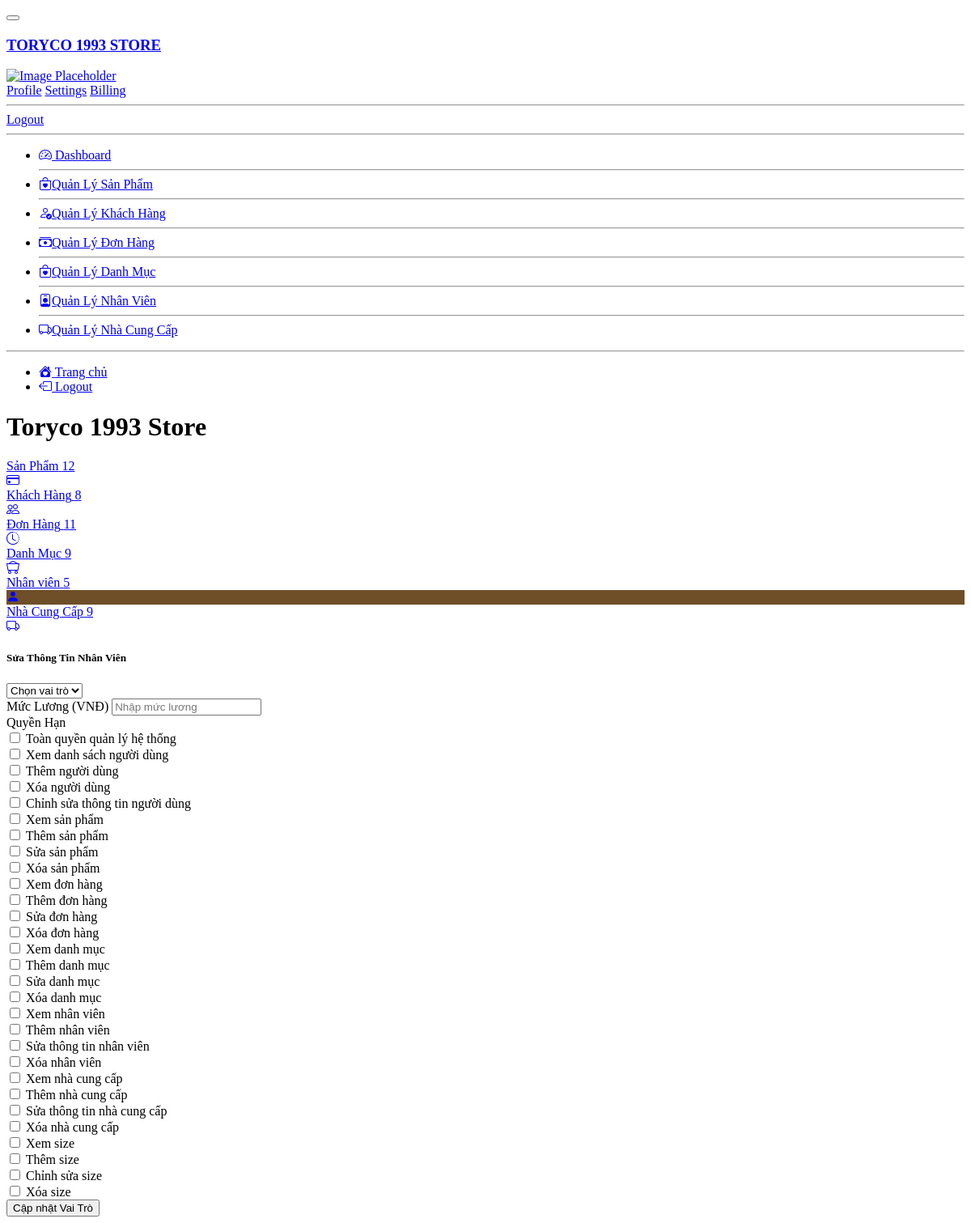
Page /Admin/staff/edit.php on the committed database.
### tables this page shows
CREATE TABLE `permissions` (
  `id_permission` int(11) NOT NULL,
  `permission_name` varchar(100) NOT NULL,
  `des_permissions` varchar(255) NOT NULL
);

### Admin/database/dbhelper.php (called while the page is built, shortened)
<?php
function executeResult($sql)
{
	$con = mysqli_connect(HOST, USERNAME, PASSWORD, DATABASE);
  	mysqli_set_charset($con, 'UTF8');
	$result = mysqli_query($con, $sql);
	$data   = [];
	while ($row = mysqli_fetch_array($result, 1)) {
		$data[] = $row;
	}
	return $data;
}

### Admin/staff/edit.php (the view, shortened to what this page needs)
<?php
require_once('../database/dbhelper.php');
?>
<!DOCTYPE html>
<html lang="en" >
<head>
  <link rel="stylesheet" href="../css/style.css">
  <link href="https://cdn.jsdelivr.net/npm/@sweetalert2/theme-dark@4/dark.css" rel="stylesheet">
  <link rel="stylesheet" href="../public/css/hover.css">
</head>
<body>
<div class="d-flex flex-column flex-lg-row h-lg-full bg-surface-secondary">
    <nav class="navbar show navbar-vertical h-lg-screen navbar-expand-lg px-0 py-3 navbar-light bg-white border-bottom border-bottom-lg-0 border-end-lg" id="navbarVertical">
        <div class="container-fluid">
            <button class="navbar-toggler ms-n2" type="button" data-bs-toggle="collapse" data-bs-target="#sidebarCollapse" aria-controls="sidebarCollapse" aria-expanded="false" aria-label="Toggle navigation">
            </button>
            <a class="navbar-brand py-lg-2 mb-lg-5 px-lg-6 me-0" href="#">
                <h3 class="text-success"><span class="text-info">TORYCO 1993 </span>STORE</h3>
            </a>
            <div class="navbar-user d-lg-none">
                <div class="dropdown">
                    <a href="#" id="sidebarAvatar" role="button" data-bs-toggle="dropdown" aria-haspopup="true" aria-expanded="false">
                        <div class="avatar-parent-child">
                            <img alt="Image Placeholder" src="https://images.unsplash.com/photo-1548142813-c348350df52b?ixlib=rb-1.2.1&ixid=eyJhcHBfaWQiOjEyMDd9&auto=format&fit=facearea&facepad=3&w=256&h=256&q=80" class="avatar avatar- rounded-circle">
                        </div>
                    </a>
                    <div class="dropdown-menu dropdown-menu-end" aria-labelledby="sidebarAvatar">
                        <a href="#" class="dropdown-item">Profile</a>
                        <a href="#" class="dropdown-item">Settings</a>
                        <a href="#" class="dropdown-item">Billing</a>
                        <hr class="dropdown-divider">
                        <a href="/Main/logout.php" class="dropdown-item">Logout</a>
                    </div>
                </div>
            </div>
            <hr class="navbar-divider my-18 opacity-20">
            <div class="collapse navbar-collapse" id="sidebarCollapse">
                <ul class="navbar-nav">
                    <li class="nav-item">
                        <a class="nav-link" href="../index.php">
                            <i class="bi bi-speedometer2"></i> Dashboard
                        </a>
                    </li>
                    <hr class="navbar-divider my-3 opacity-20">
                    <li class="nav-item">
                        <a class="nav-link" href="../product/index.php">
                            <i class="bi bi-bag-heart"></i>Quản Lý Sản Phẩm
                        </a>
                    </li>
                    <hr class="navbar-divider my-3 opacity-20">
                    <li class="nav-item">
                        <a class="nav-link" href="../user/index.php">
                            <i class="bi bi-person-check"></i>Quản Lý Khách Hàng
                        </a>
                    </li>
                    <hr class="navbar-divider my-3 opacity-20">
                    <li class="nav-item">
                        <a class="nav-link" href="../order.php">
                            <i class="bi bi-cash-stack"></i>Quản Lý Đơn Hàng
                        </a>
                    </li>
                    <hr class="navbar-divider my-3 opacity-20">
                    <li class="nav-item">
                        <a class="nav-link" href="../category/index.php">
                            <i class="bi bi-bag-heart"></i>Quản Lý Danh Mục
                        </a>
                    </li>
                    <hr class="navbar-divider my-3 opacity-20">
                    <li class="nav-item">
                        <a class="nav-link" href="../staff/index.php">
                            <i class="bi bi-person-badge"></i>Quản Lý Nhân Viên
                        </a>
                    </li>
                    <hr class="navbar-divider my-3 opacity-20">
                    <li class="nav-item">
                        <a class="nav-link" href="../supplier/index.php">
                            <i class="bi bi-truck"></i>Quản Lý Nhà Cung Cấp
                        </a>
                    </li>
                </ul>
                <hr class="navbar-divider my-18 opacity-20">
                <ul class="navbar-nav">
                    <li class="nav-item">
                        <a class="nav-link" href="/Main/index.php">
                            <i class="bi bi-house-heart-fill"></i></i> Trang chủ
                        </a>
                    </li>
                    <li class="nav-item">
                        <a class="nav-link" href="/Main/logout.php" onclick="return confirm('Are you sure you want to logout?')">
                            <i class="bi bi-box-arrow-left"></i> Logout
                        </a>
                    </li>
                </ul>
            </div>
        </div>
    </nav>
    <div class="h-screen flex-grow-1 overflow-y-lg-auto">
        <header class="bg-surface-primary border-bottom pt-6">
            <div class="container-fluid">
                <div class="mb-npx">
                    <div class="row align-items-center">
                        <div class="col-sm-6 col-12 mb-4 mb-sm-0">
                            <h1 class="h2 mb-0 ls-tight"> Toryco 1993 Store</h1>
                        </div>
                    </div>
                </div>
            </div>
        </header>
        <main class="py-6 bg-surface-secondary">
            <div class="container-fluid">
                <div class="row g-6 mb-6">
                    <div class="col-xl-3 col-sm-6 col-12">
                    <a href="../product/index.php" class="card shadow border-0 clickable-card">
                        <div class="card-body">
                            <div class="row">
                                <div class="col">
                                    <span class="h6 font-semibold text-muted text-sm d-block mb-2">Sản Phẩm</span>
                                    <span class="h3 font-bold mb-0">
                                        <?php
                                            $sql = "SELECT * FROM `product`";
                                            $conn = mysqli_connect(HOST, USERNAME, PASSWORD, DATABASE);
                                            $result = mysqli_query($conn, $sql);
                                            echo '<span>' . mysqli_num_rows($result) . '</span>';
                                        ?>
                                    </span>
                                </div>
                                <div class="col-auto">
                                    <div class="icon icon-shape bg-tertiary text-white text-lg rounded-circle">
                                        <i class="bi bi-credit-card"></i>
                                    </div>
                                </div>
                            </div>
                        </div>
                    </a>
                </div>
                <div class="col-xl-3 col-sm-6 col-12">
                    <a href="../user/index.php" class="card shadow border-0 clickable-card">
                        <div class="card-body">
                            <div class="row">
                                <div class="col">
                                    <span class="h6 font-semibold text-muted text-sm d-block mb-2">Khách Hàng</span>
                                    <span class="h3 font-bold mb-0">
                                        <?php
                                            $sql = "SELECT * FROM `user` WHERE role IS NULL OR role = 0";
                                            $conn = mysqli_connect(HOST, USERNAME, PASSWORD, DATABASE);
                                            $result = mysqli_query($conn, $sql);
                                            echo '<span>' . mysqli_num_rows($result) . '</span>';
                                        ?>
                                    </span>
                                </div>
                                <div class="col-auto">
                                    <div class="icon icon-shape bg-primary text-white text-lg rounded-circle">
                                        <i class="bi bi-people"></i>
                                    </div>
                                </div>
                            </div>
                        </div>
                    </a>
                </div>
                <div class="col-xl-3 col-sm-6 col-12">
                <a href="../orders/index.php" class="card shadow border-0 clickable-card">
                    <div class="card-body">
                        <div class="row">
                            <div class="col">
                                <span class="h6 font-semibold text-muted text-sm d-block mb-2">Đơn Hàng</span>
                                <span class="h3 font-bold mb-0">
                                    <?php
                                        $sql = "SELECT * FROM `order_details`";
                                        $conn = mysqli_connect(HOST, USERNAME, PASSWORD, DATABASE);
                                        $result = mysqli_query($conn, $sql);
                                        echo '<span>' . mysqli_num_rows($result) . '</span>';
                                    ?>
                                </span>
                            </div>
                            <div class="col-auto">
                                <div class="icon icon-shape bg-info text-white text-lg rounded-circle">
                                    <i class="bi bi-clock-history"></i>
                                </div>
                            </div>
                        </div>
                    </div>
                </a>
            </div>
            <div class="col-xl-3 col-sm-6 col-12">
                <a href="../category/index.php" class="card shadow border-0 clickable-card">
                    <div class="card-body">
                        <div class="row">
                            <div class="col">
                                <span class="h6 font-semibold text-muted text-sm d-block mb-2">Danh Mục</span>
                                <span class="h3 font-bold mb-0">
                                    <?php
                                        $sql = "SELECT * FROM `category`";
                                        $conn = mysqli_connect(HOST, USERNAME, PASSWORD, DATABASE);
                                        $result = mysqli_query($conn, $sql);
                                        echo '<span>' . mysqli_num_rows($result) . '</span>';
                                    ?>
                                </span>
                            </div>
                            <div class="col-auto">
                                <div class="icon icon-shape bg-warning text-white text-lg rounded-circle">
                                    <i class="bi bi-minecart-loaded"></i>
                                </div>
                            </div>
                        </div>
                    </div>
                </a>
            </div>
            <div class="col-xl-3 col-sm-6 col-12">
                <a href="../staff/index.php" class="card shadow border-0 clickable-card">
                    <div class="card-body">
                        <div class="row">
                            <div class="col">
                                <span class="h6 font-semibold text-muted text-sm d-block mb-2">Nhân viên</span>
                                <span class="h3 font-bold mb-0">
                                    <?php
                                        $sql = "SELECT * FROM `role`";
                                        $conn = mysqli_connect(HOST, USERNAME, PASSWORD, DATABASE);
                                        $result = mysqli_query($conn, $sql);
                                        echo '<span>' . mysqli_num_rows($result) . '</span>';
                                    ?>
                                </span>
                            </div>
                            <div class="col-auto">
                                <div class="icon icon-shape text-white text-lg rounded-circle" style="background-color: #6f4f28;">
                                    <i class="bi bi-person-fill"></i>
                                </div>
                            </div>
                        </div>
                    </div>
                </a>
            </div>
            <div class="col-xl-3 col-sm-6 col-12">
                <a href="../supplier/index.php" class="card shadow border-0 clickable-card">
                    <div class="card-body">
                        <div class="row">
                            <div class="col">
                                <span class="h6 font-semibold text-muted text-sm d-block mb-2">Nhà Cung Cấp</span>
                                <span class="h3 font-bold mb-0">
                                    <?php
                                        $sql = "SELECT * FROM `supllier`";
                                        $conn = mysqli_connect(HOST, USERNAME, PASSWORD, DATABASE);
                                        $result = mysqli_query($conn, $sql);
                                        echo '<span>' . mysqli_num_rows($result) . '</span>';
                                    ?>
                                </span>
                            </div>
                            <div class="col-auto">
                                <div class="icon icon-shape bg-dark text-white text-lg rounded-circle">
                                    <i class="bi bi-truck"></i>
                                </div>
                            </div>
                        </div>
                    </div>
                </a>
            </div>
            <div class="card shadow border-0 mb-7">
    <div class="card-header d-flex justify-content-between align-items-center">
        <h5 class="mb-0">Sửa Thông Tin Nhân Viên</h5>
    </div>
    <div class="card-body">
        <form action="" method="POST">
            <div class="md-3">
                    <select class="form-select" id="role_id" name="role_id" required>
                    <option value="" disabled selected>Chọn vai trò</option>
                </select>
            </div>
            <div class="mb-3">
                <label for="salary" class="form-label">Mức Lương (VNĐ)</label>
                <input type="number" class="form-control" id="new_salary" name="new_salary" placeholder="Nhập mức lương" step="100000" required>
            </div>
            <div class="mb-3">
                <label for="permissions" class="form-label">Quyền Hạn</label><br>
                <?php
                $sql = "SELECT id_permission, permission_name, des_permissions FROM permissions";
                $permissions = executeResult($sql);
                foreach ($permissions as $permission) {
                    echo '<div class="form-check">
                            <input type="checkbox" class="form-check-input" id="permissions[]" name="permissions[]" value="' . $permission['id_permission'] . '">
                            <label class="form-check-label" for="permissions[]">' . $permission['des_permissions'] . '</label>
                        </div>';
                }
                ?>
            </div>
            <div class="d-flex justify-content-end">
                <button type="submit" class="btn btn-primary">Cập nhật Vai Trò</button>
            </div>
        </form>
    </div>
</div>
        </div>
</body>
</html>

### Admin/public/css/hover.css (style rules this page uses)
.clickable-card { cursor: pointer; transition: transform 0.3s ease, box-shadow 0.3s ease; }
.icon-shape { transition: transform 0.2s ease; }

### rows in the picture
permissions: des_permissions "Toàn quyền quản lý hệ thống"
permissions: des_permissions "Xem danh sách người dùng"
permissions: des_permissions "Thêm người dùng"
permissions: des_permissions "Xóa người dùng"
permissions: des_permissions "Chỉnh sửa thông tin người dùng"
permissions: des_permissions "Xem sản phẩm"
permissions: des_permissions "Thêm sản phẩm"
permissions: des_permissions "Sửa sản phẩm"
permissions: des_permissions "Xóa sản phẩm"
permissions: des_permissions "Xem đơn hàng"
permissions: des_permissions "Thêm đơn hàng"
permissions: des_permissions "Sửa đơn hàng"
permissions: des_permissions "Xóa đơn hàng"
permissions: des_permissions "Xem danh mục"
permissions: des_permissions "Thêm danh mục"
permissions: des_permissions "Sửa danh mục"
permissions: des_permissions "Xóa danh mục"
permissions: des_permissions "Xem nhân viên"
permissions: des_permissions "Thêm nhân viên"
permissions: des_permissions "Sửa thông tin nhân viên"
permissions: des_permissions "Xóa nhân viên"
permissions: des_permissions "Xem nhà cung cấp"
permissions: des_permissions "Thêm nhà cung cấp"
permissions: des_permissions "Sửa thông tin nhà cung cấp"
permissions: des_permissions "Xóa nhà cung cấp"
permissions: des_permissions "Xem size"
permissions: des_permissions "Thêm size"
permissions: des_permissions "Chỉnh sửa size"
permissions: des_permissions "Xóa size"

### other values in the picture
mysqli_num_rows($result) "12"
mysqli_num_rows($result) "8"
mysqli_num_rows($result) "11"
mysqli_num_rows($result) "9"
mysqli_num_rows($result) "5"
